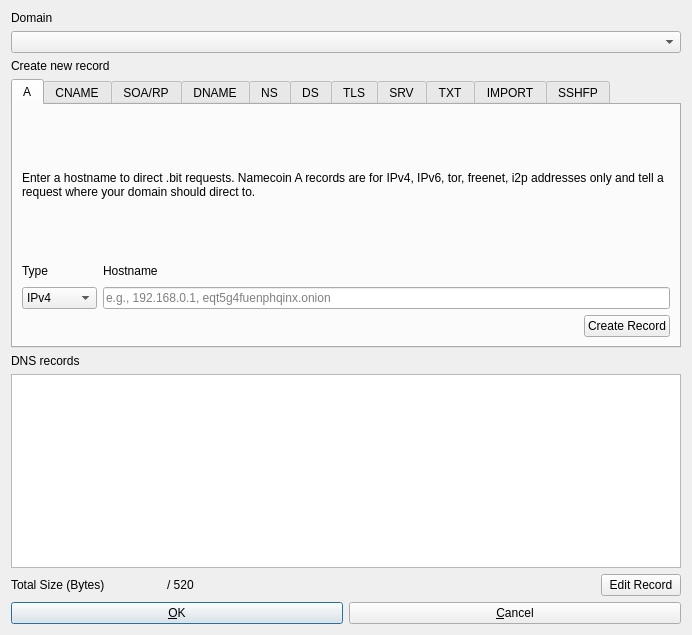
<?xml version="1.0" encoding="UTF-8"?>
<ui version="4.0">
 <class>DNSDialog</class>
 <widget class="QDialog" name="DNSDialog">
  <property name="geometry">
   <rect>
    <x>0</x>
    <y>0</y>
    <width>692</width>
    <height>635</height>
   </rect>
  </property>
  <property name="windowTitle">
   <string>Options</string>
  </property>
  <property name="modal">
   <bool>true</bool>
  </property>
  <layout class="QVBoxLayout" name="verticalLayout">
   <item>
    <layout class="QVBoxLayout" name="verticalLayout_15">
     <item>
      <widget class="QLabel" name="labelDomain">
       <property name="text">
        <string>Domain</string>
       </property>
      </widget>
     </item>
     <item>
      <widget class="QComboBox" name="comboDomain"/>
     </item>
    </layout>
   </item>
   <item>
    <widget class="QLabel" name="labelCreateRecord">
     <property name="text">
      <string>Create new record</string>
     </property>
     <property name="textFormat">
      <enum>Qt::PlainText</enum>
     </property>
    </widget>
   </item>
   <item>
    <widget class="QTabWidget" name="tabRecords">
     <property name="maximumSize">
      <size>
       <width>16777215</width>
       <height>269</height>
      </size>
     </property>
     <property name="currentIndex">
      <number>0</number>
     </property>
     <widget class="QWidget" name="tabA">
      <attribute name="title">
       <string>A</string>
      </attribute>
      <layout class="QVBoxLayout" name="verticalLayout_Main">
       <item>
        <widget class="QLabel" name="labelADesc">
         <property name="maximumSize">
          <size>
           <width>16777215</width>
           <height>16777215</height>
          </size>
         </property>
         <property name="text">
          <string>Enter a hostname to direct .bit requests. Namecoin A records are for IPv4, IPv6, tor, freenet, i2p addresses only and tell a request where your domain should direct to.</string>
         </property>
         <property name="wordWrap">
          <bool>true</bool>
         </property>
        </widget>
       </item>
       <item>
        <layout class="QHBoxLayout" name="horizontalLayout_2">
         <item>
          <layout class="QVBoxLayout" name="verticalLayout_3">
           <item>
            <widget class="QLabel" name="labelHostType">
             <property name="maximumSize">
              <size>
               <width>16777215</width>
               <height>20</height>
              </size>
             </property>
             <property name="text">
              <string>Type</string>
             </property>
            </widget>
           </item>
           <item>
            <widget class="QComboBox" name="comboHostType">
             <item>
              <property name="text">
               <string>IPv4</string>
              </property>
             </item>
             <item>
              <property name="text">
               <string>IPv6</string>
              </property>
             </item>
             <item>
              <property name="text">
               <string>Tor</string>
              </property>
             </item>
             <item>
              <property name="text">
               <string>Freenet</string>
              </property>
             </item>
             <item>
              <property name="text">
               <string>I2P</string>
              </property>
             </item>
             <item>
              <property name="text">
               <string>ZeroNet</string>
              </property>
             </item>
            </widget>
           </item>
          </layout>
         </item>
         <item>
          <layout class="QVBoxLayout" name="verticalLayout_8">
           <item>
            <widget class="QLabel" name="labelAHostname">
             <property name="maximumSize">
              <size>
               <width>16777215</width>
               <height>20</height>
              </size>
             </property>
             <property name="text">
              <string>Hostname</string>
             </property>
            </widget>
           </item>
           <item>
            <widget class="QValidatedLineEdit" name="editAHostname">
             <property name="text">
              <string/>
             </property>
             <property name="placeholderText">
              <string>e.g., 192.168.0.1, eqt5g4fuenphqinx.onion</string>
             </property>
            </widget>
           </item>
          </layout>
         </item>
        </layout>
       </item>
       <item>
        <layout class="QHBoxLayout" name="horizontalLayout_3">
         <item>
          <spacer name="horizontalSpacer">
           <property name="orientation">
            <enum>Qt::Horizontal</enum>
           </property>
           <property name="sizeHint" stdset="0">
            <size>
             <width>40</width>
             <height>20</height>
            </size>
           </property>
          </spacer>
         </item>
         <item>
          <widget class="QPushButton" name="btnACreate">
           <property name="text">
            <string>Create Record</string>
           </property>
          </widget>
         </item>
        </layout>
       </item>
      </layout>
     </widget>
     <widget class="QWidget" name="tabCNAME">
      <attribute name="title">
       <string>CNAME</string>
      </attribute>
      <layout class="QVBoxLayout" name="verticalLayout_Network">
       <item>
        <widget class="QLabel" name="labelCNAMEDesc">
         <property name="text">
          <string>CNAME records act as an alias by mapping a hostname to another hostname. Absolute domain names end with a dot (.).</string>
         </property>
         <property name="wordWrap">
          <bool>true</bool>
         </property>
        </widget>
       </item>
       <item>
        <layout class="QHBoxLayout" name="horizontalLayout_6">
         <item>
          <layout class="QVBoxLayout" name="verticalLayout_11">
           <item>
            <widget class="QLabel" name="labelCNAMEHost">
             <property name="maximumSize">
              <size>
               <width>16777215</width>
               <height>20</height>
              </size>
             </property>
             <property name="text">
              <string>Hostname</string>
             </property>
            </widget>
           </item>
           <item>
            <widget class="QValidatedLineEdit" name="editCNAMEHost">
             <property name="placeholderText">
              <string>e.g., www, mail</string>
             </property>
            </widget>
           </item>
          </layout>
         </item>
         <item>
          <layout class="QVBoxLayout" name="verticalLayout_12">
           <item>
            <widget class="QLabel" name="labelCNAMEAlias">
             <property name="maximumSize">
              <size>
               <width>16777215</width>
               <height>20</height>
              </size>
             </property>
             <property name="text">
              <string>Alias of</string>
             </property>
            </widget>
           </item>
           <item>
            <widget class="QValidatedLineEdit" name="editCNAMEAlias">
             <property name="text">
              <string/>
             </property>
             <property name="placeholderText">
              <string>e.g., namecoin.bit.</string>
             </property>
            </widget>
           </item>
          </layout>
         </item>
        </layout>
       </item>
       <item>
        <layout class="QHBoxLayout" name="horizontalLayout_7">
         <item>
          <spacer name="horizontalSpacer_3">
           <property name="orientation">
            <enum>Qt::Horizontal</enum>
           </property>
           <property name="sizeHint" stdset="0">
            <size>
             <width>40</width>
             <height>20</height>
            </size>
           </property>
          </spacer>
         </item>
         <item>
          <widget class="QPushButton" name="btnCNAMECreate">
           <property name="text">
            <string>Create Record</string>
           </property>
          </widget>
         </item>
        </layout>
       </item>
      </layout>
     </widget>
     <widget class="QWidget" name="tabSOARP">
      <attribute name="title">
       <string>SOA/RP</string>
      </attribute>
      <layout class="QVBoxLayout" name="verticalLayout_Window">
       <item>
        <widget class="QLabel" name="labelSOARPDesc">
         <property name="text">
          <string>Domain holder e-mail address and/or information. (This is recommended at the domain level and will be inserted into the SOA record of DNS bridges.)</string>
         </property>
         <property name="wordWrap">
          <bool>true</bool>
         </property>
        </widget>
       </item>
       <item>
        <layout class="QVBoxLayout" name="verticalLayout_19">
         <item>
          <widget class="QLabel" name="labelSOARPEmail">
           <property name="text">
            <string>Email</string>
           </property>
          </widget>
         </item>
         <item>
          <widget class="QValidatedLineEdit" name="editSOARPEmail">
           <property name="placeholderText">
            <string>e.g., email@host.domain</string>
           </property>
          </widget>
         </item>
         <item>
          <widget class="QLabel" name="labelSOARPInfo">
           <property name="text">
            <string>Info</string>
           </property>
          </widget>
         </item>
         <item>
          <widget class="QLineEdit" name="editSOARPInfo">
           <property name="placeholderText">
            <string>e.g., Example Name</string>
           </property>
          </widget>
         </item>
        </layout>
       </item>
       <item>
        <layout class="QHBoxLayout" name="horizontalLayout_4">
         <item>
          <spacer name="horizontalSpacer_2">
           <property name="orientation">
            <enum>Qt::Horizontal</enum>
           </property>
           <property name="sizeHint" stdset="0">
            <size>
             <width>40</width>
             <height>20</height>
            </size>
           </property>
          </spacer>
         </item>
         <item>
          <widget class="QPushButton" name="btnSOARPCreate">
           <property name="text">
            <string>Create Record</string>
           </property>
          </widget>
         </item>
        </layout>
       </item>
      </layout>
     </widget>
     <widget class="QWidget" name="tabDNAME">
      <attribute name="title">
       <string>DNAME</string>
      </attribute>
      <layout class="QVBoxLayout" name="verticalLayout_Display">
       <item>
        <widget class="QLabel" name="labelDNAMEDesc">
         <property name="text">
          <string>Specifies that all subdomains of this name are translated to the given String before lookup. As with CNAME, absolute domain names end with a dot (.).</string>
         </property>
         <property name="wordWrap">
          <bool>true</bool>
         </property>
        </widget>
       </item>
       <item>
        <widget class="QValidatedLineEdit" name="editDNAMEHost">
         <property name="placeholderText">
          <string>e.g., otherhost.bit.</string>
         </property>
        </widget>
       </item>
       <item>
        <layout class="QHBoxLayout" name="horizontalLayout_1_Display">
         <item>
          <spacer name="horizontalSpacer_4">
           <property name="orientation">
            <enum>Qt::Horizontal</enum>
           </property>
           <property name="sizeHint" stdset="0">
            <size>
             <width>40</width>
             <height>20</height>
            </size>
           </property>
          </spacer>
         </item>
         <item>
          <widget class="QPushButton" name="btnDNAMECreate">
           <property name="text">
            <string>Create Record</string>
           </property>
          </widget>
         </item>
        </layout>
       </item>
      </layout>
     </widget>
     <widget class="QWidget" name="tabNS">
      <property name="autoFillBackground">
       <bool>false</bool>
      </property>
      <attribute name="title">
       <string>NS</string>
      </attribute>
      <layout class="QVBoxLayout" name="verticalLayout_2" stretch="0,0,0">
       <item>
        <widget class="QLabel" name="labelNSDesc">
         <property name="text">
          <string>List of master nameservers of the configured domain. Note that this delegates all IP related responsibility of this domain and its sub-domains to the master server, effectively bypassing other settings (e.g. A records). Multiple servers must be comma separated and absolute domains must end in a dot (.). IP addresses are not allowed.</string>
         </property>
         <property name="wordWrap">
          <bool>true</bool>
         </property>
        </widget>
       </item>
       <item>
        <widget class="QValidatedLineEdit" name="editNSHosts">
         <property name="placeholderText">
          <string>e.g., ns1.myserver.net.</string>
         </property>
        </widget>
       </item>
       <item>
        <layout class="QHBoxLayout" name="horizontalLayout_5">
         <item>
          <spacer name="horizontalSpacer_5">
           <property name="orientation">
            <enum>Qt::Horizontal</enum>
           </property>
           <property name="sizeHint" stdset="0">
            <size>
             <width>40</width>
             <height>20</height>
            </size>
           </property>
          </spacer>
         </item>
         <item>
          <widget class="QPushButton" name="btnNSCreate">
           <property name="text">
            <string>Create Record</string>
           </property>
          </widget>
         </item>
        </layout>
       </item>
      </layout>
     </widget>
     <widget class="QWidget" name="tabDS">
      <attribute name="title">
       <string>DS</string>
      </attribute>
      <layout class="QVBoxLayout" name="verticalLayout_5">
       <item>
        <widget class="QLabel" name="labelDSDesc">
         <property name="text">
          <string>DNSSEC fingerprints for securing the domain when used with DNS via ns. Format roughly mirrors RFC3658. </string>
         </property>
         <property name="wordWrap">
          <bool>true</bool>
         </property>
        </widget>
       </item>
       <item>
        <layout class="QHBoxLayout" name="horizontalLayout_8">
         <item>
          <layout class="QVBoxLayout" name="verticalLayout_6">
           <item>
            <widget class="QLabel" name="labelDSKeyTag">
             <property name="maximumSize">
              <size>
               <width>16777215</width>
               <height>20</height>
              </size>
             </property>
             <property name="text">
              <string>Keytag</string>
             </property>
            </widget>
           </item>
           <item>
            <widget class="QValidatedLineEdit" name="editDSKeyTag">
             <property name="placeholderText">
              <string>e.g., 31381</string>
             </property>
            </widget>
           </item>
          </layout>
         </item>
         <item>
          <layout class="QVBoxLayout" name="verticalLayout_7">
           <item>
            <widget class="QLabel" name="labelDSAlgorithm">
             <property name="maximumSize">
              <size>
               <width>75</width>
               <height>20</height>
              </size>
             </property>
             <property name="text">
              <string>Algorithm</string>
             </property>
            </widget>
           </item>
           <item>
            <widget class="QValidatedLineEdit" name="editDSAlgorithm">
             <property name="maximumSize">
              <size>
               <width>75</width>
               <height>16777215</height>
              </size>
             </property>
             <property name="placeholderText">
              <string>e.g., 8</string>
             </property>
            </widget>
           </item>
          </layout>
         </item>
         <item>
          <layout class="QVBoxLayout" name="verticalLayout_10">
           <item>
            <widget class="QLabel" name="labelDSHashType">
             <property name="maximumSize">
              <size>
               <width>75</width>
               <height>20</height>
              </size>
             </property>
             <property name="text">
              <string>HashType</string>
             </property>
            </widget>
           </item>
           <item>
            <widget class="QValidatedLineEdit" name="editDSHashType">
             <property name="maximumSize">
              <size>
               <width>75</width>
               <height>16777215</height>
              </size>
             </property>
             <property name="placeholderText">
              <string>e.g., 1</string>
             </property>
            </widget>
           </item>
          </layout>
         </item>
         <item>
          <layout class="QVBoxLayout" name="verticalLayout_14">
           <item>
            <widget class="QLabel" name="labelDSHash">
             <property name="maximumSize">
              <size>
               <width>16777215</width>
               <height>20</height>
              </size>
             </property>
             <property name="text">
              <string>Hash (Base64)</string>
             </property>
            </widget>
           </item>
           <item>
            <widget class="QValidatedLineEdit" name="editDSHash">
             <property name="placeholderText">
              <string>e.g., pA1W...ceTI=</string>
             </property>
            </widget>
           </item>
          </layout>
         </item>
        </layout>
       </item>
       <item>
        <layout class="QHBoxLayout" name="horizontalLayout_9">
         <item>
          <spacer name="horizontalSpacer_6">
           <property name="orientation">
            <enum>Qt::Horizontal</enum>
           </property>
           <property name="sizeHint" stdset="0">
            <size>
             <width>40</width>
             <height>20</height>
            </size>
           </property>
          </spacer>
         </item>
         <item>
          <widget class="QPushButton" name="btnDSCreate">
           <property name="text">
            <string>Create Record</string>
           </property>
          </widget>
         </item>
        </layout>
       </item>
      </layout>
     </widget>
     <widget class="QWidget" name="tabTLS">
      <attribute name="title">
       <string>TLS</string>
      </attribute>
      <layout class="QVBoxLayout" name="verticalLayout_9">
       <item>
        <widget class="QLabel" name="labelTLSDesc">
         <property name="text">
          <string>A TLS record provides a domain with a way to authenticate TLS client and server entities without a certificate authority.</string>
         </property>
         <property name="wordWrap">
          <bool>true</bool>
         </property>
        </widget>
       </item>
       <item>
        <layout class="QHBoxLayout" name="horizontalLayout_15">
         <item>
          <layout class="QVBoxLayout" name="verticalLayout_25">
           <item>
            <widget class="QLabel" name="labelTLSProto">
             <property name="maximumSize">
              <size>
               <width>16777215</width>
               <height>20</height>
              </size>
             </property>
             <property name="text">
              <string>Proto</string>
             </property>
            </widget>
           </item>
           <item>
            <widget class="QLineEdit" name="editTLSProto">
             <property name="placeholderText">
              <string>e.g., tcp</string>
             </property>
            </widget>
           </item>
          </layout>
         </item>
         <item>
          <layout class="QVBoxLayout" name="verticalLayout_18">
           <item>
            <widget class="QLabel" name="labelTLSPort">
             <property name="maximumSize">
              <size>
               <width>16777215</width>
               <height>20</height>
              </size>
             </property>
             <property name="text">
              <string>Port</string>
             </property>
            </widget>
           </item>
           <item>
            <widget class="QLineEdit" name="editTLSPort">
             <property name="placeholderText">
              <string>e.g., 443</string>
             </property>
            </widget>
           </item>
          </layout>
         </item>
         <item>
          <layout class="QVBoxLayout" name="verticalLayout_13">
           <item>
            <widget class="QLabel" name="labelTLSCertUsage">
             <property name="maximumSize">
              <size>
               <width>16777215</width>
               <height>20</height>
              </size>
             </property>
             <property name="text">
              <string>Cert. Usage</string>
             </property>
            </widget>
           </item>
           <item>
            <widget class="QValidatedLineEdit" name="editTLSCertUsage">
             <property name="placeholderText">
              <string>e.g., 0</string>
             </property>
            </widget>
           </item>
          </layout>
         </item>
         <item>
          <layout class="QVBoxLayout" name="verticalLayout_16">
           <item>
            <widget class="QLabel" name="labelTLSSelector">
             <property name="maximumSize">
              <size>
               <width>16777215</width>
               <height>20</height>
              </size>
             </property>
             <property name="text">
              <string>Selector</string>
             </property>
            </widget>
           </item>
           <item>
            <widget class="QValidatedLineEdit" name="editTLSSelector">
             <property name="placeholderText">
              <string>e.g., 0</string>
             </property>
            </widget>
           </item>
          </layout>
         </item>
         <item>
          <layout class="QVBoxLayout" name="verticalLayout_17">
           <item>
            <widget class="QLabel" name="labelTLSMatchingType">
             <property name="maximumSize">
              <size>
               <width>16777215</width>
               <height>20</height>
              </size>
             </property>
             <property name="text">
              <string>Matching Type</string>
             </property>
            </widget>
           </item>
           <item>
            <widget class="QValidatedLineEdit" name="editTLSMatchingType">
             <property name="placeholderText">
              <string>e.g., 1</string>
             </property>
            </widget>
           </item>
          </layout>
         </item>
        </layout>
       </item>
       <item>
        <widget class="QLabel" name="label_24">
         <property name="text">
          <string>Certificate Association Data</string>
         </property>
        </widget>
       </item>
       <item>
        <widget class="QPlainTextEdit" name="editTLSData">
         <property name="placeholderText">
          <string>e.g., d2abde240d7cd3ee6b4b28c54df034b97983a1d16e8a410e4561cb106618e971</string>
         </property>
        </widget>
       </item>
       <item>
        <layout class="QHBoxLayout" name="horizontalLayout_16">
         <item>
          <spacer name="horizontalSpacer_8">
           <property name="orientation">
            <enum>Qt::Horizontal</enum>
           </property>
           <property name="sizeHint" stdset="0">
            <size>
             <width>40</width>
             <height>20</height>
            </size>
           </property>
          </spacer>
         </item>
         <item>
          <widget class="QPushButton" name="btnTLSCreate">
           <property name="text">
            <string>Create Record</string>
           </property>
          </widget>
         </item>
        </layout>
       </item>
      </layout>
     </widget>
     <widget class="QWidget" name="tabSRV">
      <attribute name="title">
       <string>SRV</string>
      </attribute>
      <layout class="QVBoxLayout" name="verticalLayout_20">
       <item>
        <widget class="QLabel" name="labelSRVDesc">
         <property name="text">
          <string>Used to identify hosts that support particular services (e.g., imap, pop, https, etc) as per DNS SRV records. In the host field, absolute domain names end with a dot (.).</string>
         </property>
         <property name="wordWrap">
          <bool>true</bool>
         </property>
        </widget>
       </item>
       <item>
        <layout class="QHBoxLayout" name="horizontalLayout_11">
         <item>
          <layout class="QVBoxLayout" name="verticalLayout_21">
           <item>
            <widget class="QLabel" name="labelSRVPriority">
             <property name="maximumSize">
              <size>
               <width>55</width>
               <height>20</height>
              </size>
             </property>
             <property name="text">
              <string>Priority</string>
             </property>
            </widget>
           </item>
           <item>
            <widget class="QValidatedLineEdit" name="editSRVPriority">
             <property name="maximumSize">
              <size>
               <width>80</width>
               <height>16777215</height>
              </size>
             </property>
             <property name="placeholderText">
              <string>e.g., 10</string>
             </property>
            </widget>
           </item>
          </layout>
         </item>
         <item>
          <layout class="QVBoxLayout" name="verticalLayout_23">
           <item>
            <widget class="QLabel" name="labelSRVWeight">
             <property name="maximumSize">
              <size>
               <width>90</width>
               <height>20</height>
              </size>
             </property>
             <property name="text">
              <string>Weight</string>
             </property>
            </widget>
           </item>
           <item>
            <widget class="QValidatedLineEdit" name="editSRVWeight">
             <property name="maximumSize">
              <size>
               <width>90</width>
               <height>16777215</height>
              </size>
             </property>
             <property name="placeholderText">
              <string>e.g., 100</string>
             </property>
            </widget>
           </item>
          </layout>
         </item>
         <item>
          <layout class="QVBoxLayout" name="verticalLayout_24">
           <item>
            <widget class="QLabel" name="labelSRVPort">
             <property name="maximumSize">
              <size>
               <width>55</width>
               <height>20</height>
              </size>
             </property>
             <property name="text">
              <string>Port</string>
             </property>
            </widget>
           </item>
           <item>
            <widget class="QValidatedLineEdit" name="editSRVPort">
             <property name="maximumSize">
              <size>
               <width>75</width>
               <height>16777215</height>
              </size>
             </property>
             <property name="placeholderText">
              <string>e.g., 443</string>
             </property>
            </widget>
           </item>
          </layout>
         </item>
         <item>
          <layout class="QVBoxLayout" name="verticalLayout_26">
           <item>
            <widget class="QLabel" name="labelSRVHost">
             <property name="maximumSize">
              <size>
               <width>16777215</width>
               <height>20</height>
              </size>
             </property>
             <property name="text">
              <string>Host</string>
             </property>
            </widget>
           </item>
           <item>
            <widget class="QValidatedLineEdit" name="editSRVHost">
             <property name="placeholderText">
              <string>e.g., namecoin.bit.</string>
             </property>
            </widget>
           </item>
          </layout>
         </item>
        </layout>
       </item>
       <item>
        <layout class="QHBoxLayout" name="horizontalLayout_17">
         <item>
          <spacer name="horizontalSpacer_9">
           <property name="orientation">
            <enum>Qt::Horizontal</enum>
           </property>
           <property name="sizeHint" stdset="0">
            <size>
             <width>40</width>
             <height>20</height>
            </size>
           </property>
          </spacer>
         </item>
         <item>
          <widget class="QPushButton" name="btnSRVCreate">
           <property name="text">
            <string>Create Record</string>
           </property>
          </widget>
         </item>
        </layout>
       </item>
      </layout>
     </widget>
     <widget class="QWidget" name="tabTXT">
      <attribute name="title">
       <string>TXT</string>
      </attribute>
      <layout class="QVBoxLayout" name="verticalLayout_22">
       <item>
        <widget class="QLabel" name="labelTXTDesc">
         <property name="text">
          <string>TXT records are used to associate a string of text with a hostname. These are primarily used for verification.

</string>
         </property>
         <property name="wordWrap">
          <bool>true</bool>
         </property>
        </widget>
       </item>
       <item>
        <widget class="QLineEdit" name="editTXTData">
         <property name="placeholderText">
          <string>Paste text string here</string>
         </property>
        </widget>
       </item>
       <item>
        <layout class="QHBoxLayout" name="horizontalLayout_12">
         <item>
          <spacer name="horizontalSpacer_10">
           <property name="orientation">
            <enum>Qt::Horizontal</enum>
           </property>
           <property name="sizeHint" stdset="0">
            <size>
             <width>40</width>
             <height>20</height>
            </size>
           </property>
          </spacer>
         </item>
         <item>
          <widget class="QPushButton" name="btnTXTCreate">
           <property name="text">
            <string>Create Record</string>
           </property>
          </widget>
         </item>
        </layout>
       </item>
      </layout>
     </widget>
     <widget class="QWidget" name="tabIMPORT">
      <attribute name="title">
       <string>IMPORT</string>
      </attribute>
      <layout class="QVBoxLayout" name="verticalLayout_27">
       <item>
        <widget class="QLabel" name="labelIMPORTDesc">
         <property name="text">
          <string>Imports specified entries from Namecoin names and merges with the current one. Optionally, import entries and associate them with a designated subdomain.</string>
         </property>
         <property name="wordWrap">
          <bool>true</bool>
         </property>
        </widget>
       </item>
       <item>
        <layout class="QHBoxLayout" name="horizontalLayout_18">
         <item>
          <layout class="QVBoxLayout" name="verticalLayout_28">
           <item>
            <widget class="QLabel" name="labelIMPORTName">
             <property name="maximumSize">
              <size>
               <width>16777215</width>
               <height>20</height>
              </size>
             </property>
             <property name="text">
              <string>Namecoin Name</string>
             </property>
            </widget>
           </item>
           <item>
            <widget class="QValidatedLineEdit" name="editIMPORTName">
             <property name="placeholderText">
              <string>e.g., d/othername</string>
             </property>
            </widget>
           </item>
          </layout>
         </item>
         <item>
          <layout class="QVBoxLayout" name="verticalLayout_29">
           <item>
            <widget class="QLabel" name="labelIMPORTSubdomain">
             <property name="maximumSize">
              <size>
               <width>16777215</width>
               <height>20</height>
              </size>
             </property>
             <property name="text">
              <string>Subdomain (optional)</string>
             </property>
            </widget>
           </item>
           <item>
            <widget class="QValidatedLineEdit" name="editIMPORTSubdomain">
             <property name="placeholderText">
              <string>e.g., www</string>
             </property>
            </widget>
           </item>
          </layout>
         </item>
        </layout>
       </item>
       <item>
        <layout class="QHBoxLayout" name="horizontalLayout_13">
         <item>
          <spacer name="horizontalSpacer_11">
           <property name="orientation">
            <enum>Qt::Horizontal</enum>
           </property>
           <property name="sizeHint" stdset="0">
            <size>
             <width>40</width>
             <height>20</height>
            </size>
           </property>
          </spacer>
         </item>
         <item>
          <widget class="QPushButton" name="btnIMPORTCreate">
           <property name="text">
            <string>Create Record</string>
           </property>
          </widget>
         </item>
        </layout>
       </item>
      </layout>
     </widget>
     <widget class="QWidget" name="tabSSHFP">
      <attribute name="title">
       <string>SSHFP</string>
      </attribute>
      <layout class="QVBoxLayout" name="verticalLayout_30">
       <item>
        <widget class="QLabel" name="labelSSHFPDesc">
         <property name="text">
          <string>SSHFP records are used to identify an SSH fingerprint associated with a domain.</string>
         </property>
        </widget>
       </item>
       <item>
        <layout class="QHBoxLayout" name="horizontalLayout_19">
         <item>
          <layout class="QVBoxLayout" name="verticalLayout_31">
           <item>
            <widget class="QLabel" name="labelSSHFPAlgorithm">
             <property name="maximumSize">
              <size>
               <width>80</width>
               <height>20</height>
              </size>
             </property>
             <property name="text">
              <string>Algorithm</string>
             </property>
            </widget>
           </item>
           <item>
            <widget class="QValidatedLineEdit" name="editSSHFPAlgorithm">
             <property name="maximumSize">
              <size>
               <width>80</width>
               <height>16777215</height>
              </size>
             </property>
             <property name="placeholderText">
              <string>e.g., 2</string>
             </property>
            </widget>
           </item>
          </layout>
         </item>
         <item>
          <layout class="QVBoxLayout" name="verticalLayout_33">
           <item>
            <widget class="QLabel" name="labelSSHFPFingerprintType">
             <property name="maximumSize">
              <size>
               <width>120</width>
               <height>20</height>
              </size>
             </property>
             <property name="text">
              <string>Fingerprint Type</string>
             </property>
            </widget>
           </item>
           <item>
            <widget class="QValidatedLineEdit" name="editSSHFPFingerprintType">
             <property name="maximumSize">
              <size>
               <width>120</width>
               <height>16777215</height>
              </size>
             </property>
             <property name="placeholderText">
              <string>e.g., 1</string>
             </property>
            </widget>
           </item>
          </layout>
         </item>
         <item>
          <layout class="QVBoxLayout" name="verticalLayout_34">
           <item>
            <widget class="QLabel" name="labelSSHFPFingerprint">
             <property name="maximumSize">
              <size>
               <width>16777215</width>
               <height>20</height>
              </size>
             </property>
             <property name="text">
              <string>Fingerprint (Base64)</string>
             </property>
            </widget>
           </item>
           <item>
            <widget class="QValidatedLineEdit" name="editSSHFPFingerprint">
             <property name="placeholderText">
              <string>e.g., EjRWeJq83vZ4kBI0VniavN72eJA=</string>
             </property>
            </widget>
           </item>
          </layout>
         </item>
        </layout>
       </item>
       <item>
        <layout class="QHBoxLayout" name="horizontalLayout_14">
         <item>
          <spacer name="horizontalSpacer_12">
           <property name="orientation">
            <enum>Qt::Horizontal</enum>
           </property>
           <property name="sizeHint" stdset="0">
            <size>
             <width>40</width>
             <height>20</height>
            </size>
           </property>
          </spacer>
         </item>
         <item>
          <widget class="QPushButton" name="btnSSHFPCreate">
           <property name="text">
            <string>Create Record</string>
           </property>
          </widget>
         </item>
        </layout>
       </item>
      </layout>
     </widget>
    </widget>
   </item>
   <item>
    <layout class="QVBoxLayout" name="layoutDNSRecords">
     <item>
      <widget class="QLabel" name="labelDNSRecords">
       <property name="text">
        <string>DNS records</string>
       </property>
      </widget>
     </item>
     <item>
      <widget class="QListWidget" name="listDNSRecords">
       <property name="minimumSize">
        <size>
         <width>0</width>
         <height>150</height>
        </size>
       </property>
      </widget>
     </item>
     <item>
      <layout class="QHBoxLayout" name="horizontalLayout_10">
       <item>
        <widget class="QLabel" name="totalSize">
         <property name="text">
          <string>Total Size (Bytes)</string>
         </property>
        </widget>
       </item>
       <item>
        <widget class="QLabel" name="labelBytes">
         <property name="minimumSize">
          <size>
           <width>50</width>
           <height>0</height>
          </size>
         </property>
         <property name="text">
          <string/>
         </property>
        </widget>
       </item>
       <item>
        <widget class="QLabel" name="labelOfTotal">
         <property name="text">
          <string>/ 520</string>
         </property>
        </widget>
       </item>
       <item>
        <spacer name="horizontalSpacer_7">
         <property name="orientation">
          <enum>Qt::Horizontal</enum>
         </property>
         <property name="sizeHint" stdset="0">
          <size>
           <width>40</width>
           <height>20</height>
          </size>
         </property>
        </spacer>
       </item>
       <item>
        <widget class="QPushButton" name="btnEditRecord">
         <property name="text">
          <string>Edit Record</string>
         </property>
        </widget>
       </item>
      </layout>
     </item>
    </layout>
   </item>
   <item>
    <layout class="QHBoxLayout" name="horizontalLayout_Buttons">
     <item>
      <layout class="QVBoxLayout" name="verticalLayout_4">
       <item>
        <layout class="QHBoxLayout" name="horizontalLayout">
         <item>
          <widget class="QPushButton" name="btnOK">
           <property name="text">
            <string>&amp;OK</string>
           </property>
           <property name="autoDefault">
            <bool>false</bool>
           </property>
           <property name="default">
            <bool>true</bool>
           </property>
          </widget>
         </item>
         <item>
          <widget class="QPushButton" name="btnCancel">
           <property name="text">
            <string>&amp;Cancel</string>
           </property>
           <property name="autoDefault">
            <bool>false</bool>
           </property>
          </widget>
         </item>
        </layout>
       </item>
      </layout>
     </item>
    </layout>
   </item>
  </layout>
 </widget>
 <customwidgets>
  <customwidget>
   <class>QValidatedLineEdit</class>
   <extends>QLineEdit</extends>
   <header>qvalidatedlineedit.h</header>
  </customwidget>
 </customwidgets>
 <resources/>
 <connections/>
</ui>
